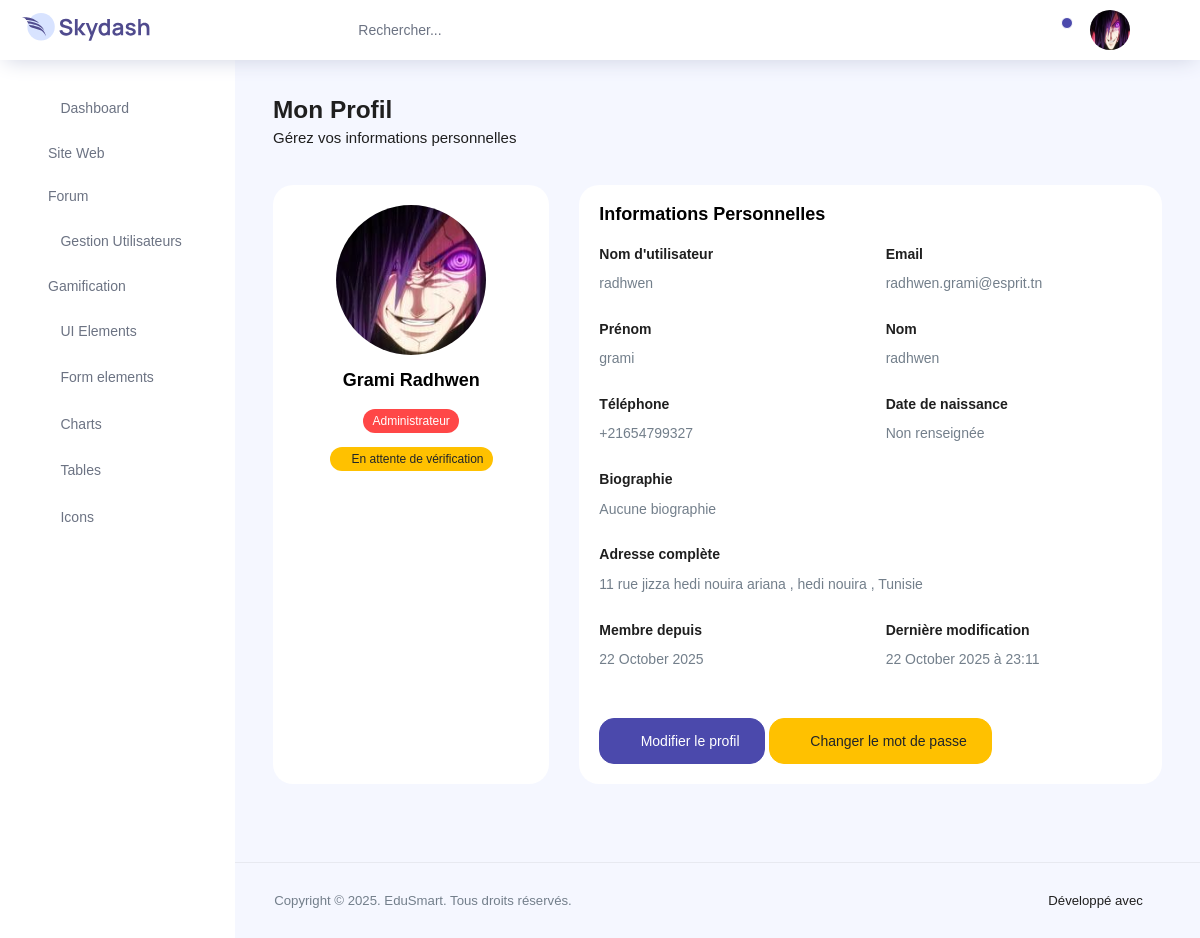
Before: /accounts/profile/ (signed in) with the older database file.
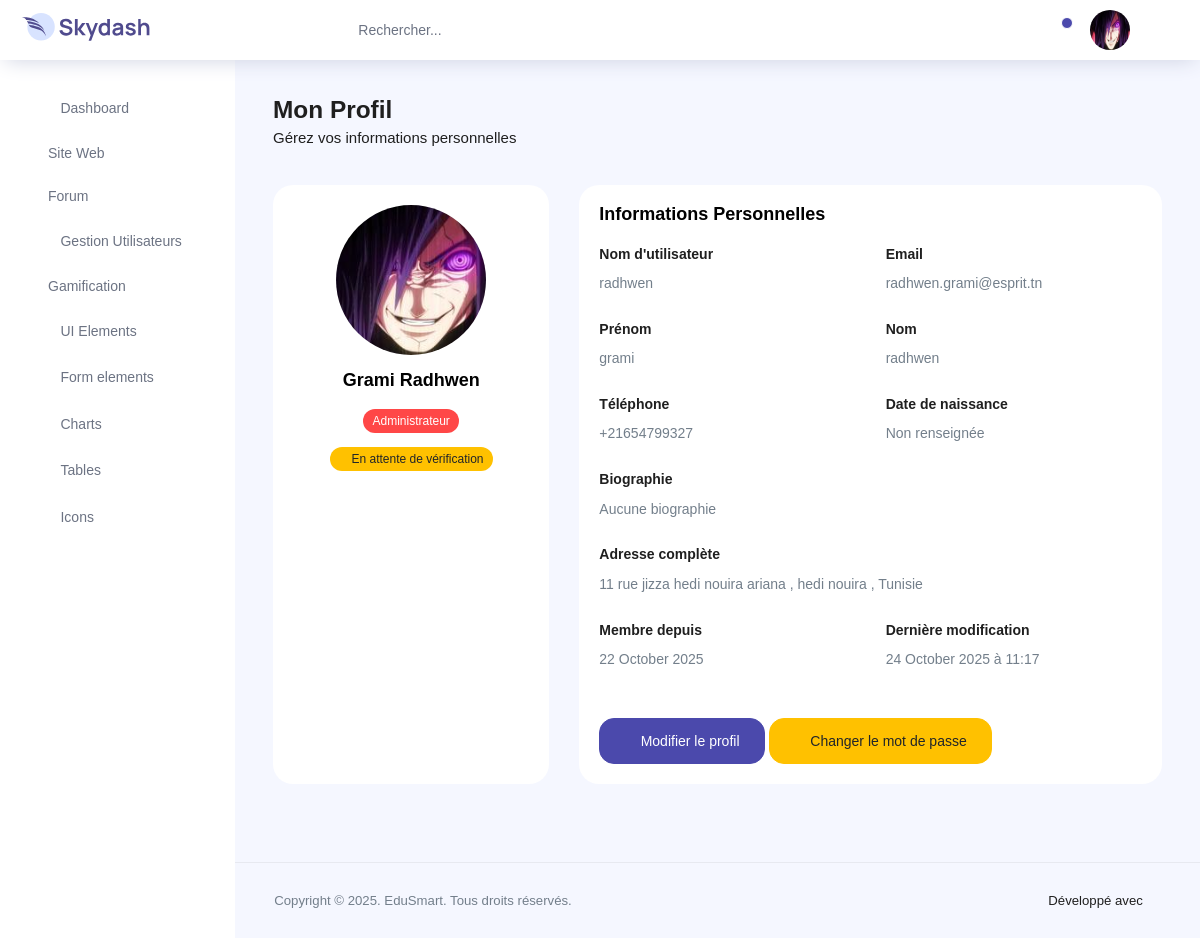
After: the same page with the newer database file.
### accounts/models.py (models this page shows, shortened)
class CustomUser(AbstractUser):
    USER_TYPE_CHOICES = [
        ('student', 'Étudiant'),
        ('teacher', 'Enseignant'),
        ('admin', 'Administrateur'),
    ]
    user_type = models.CharField(
        max_length=10,
        choices=USER_TYPE_CHOICES,
        default='student',
        verbose_name='Type d\'utilisateur'
    )
    phone_regex = RegexValidator(
        regex=r'^\+?1?\d{9,15}$',
        message="Le numéro de téléphone doit être au format: '+999999999'. Jusqu'à 15 chiffres autorisés."
    )
    phone_number = models.CharField(
        validators=[phone_regex],
        max_length=17,
        blank=True,
        verbose_name='Numéro de téléphone'
    )
    date_of_birth = models.DateField(
        null=True,
        blank=True,
        verbose_name='Date de naissance'
    )
    profile_picture = models.ImageField(
        upload_to='profile_pics/',
        blank=True,
        null=True,
        verbose_name='Photo de profil'
    )
    bio = models.TextField(
        max_length=500,
        blank=True,
        verbose_name='Biographie'
    )
    address = models.CharField(
        max_length=255,
        blank=True,
        verbose_name='Adresse'
    )
    city = models.CharField(
        max_length=100,
        blank=True,
        verbose_name='Ville'
    )
    country = models.CharField(
        max_length=100,
        blank=True,
        verbose_name='Pays'
    )
    is_verified = models.BooleanField(
        default=False,
        verbose_name='Compte vérifié'
    )
    created_at = models.DateTimeField(
        auto_now_add=True,
        verbose_name='Date de création'
    )
    updated_at = models.DateTimeField(
        auto_now=True,
        verbose_name='Dernière modification'
    )
    class Meta:
        verbose_name = 'Utilisateur'
        verbose_name_plural = 'Utilisateurs'
        ordering = ['-created_at']
    @property
    def full_name(self):
        return f"{self.first_name} {self.last_name}".strip()

### accounts/views.py (the view)
# urls.py: path('profile/', views.profile_view, name='profile'),
@login_required
def profile_view(request, pk=None):
    if pk:
        profile_user = get_object_or_404(User, pk=pk)
    else:
        profile_user = request.user
    context = {
        'profile_user': profile_user,
        'is_own_profile': profile_user == request.user,
    }
    if request.user.user_type == 'admin':
        if not pk:
            return render(request, 'accounts/admin_profile.html', context)
        else:
            return render(request, 'accounts/admin_profile_detail.html', context)
    return render(request, 'accounts/profile.html', context)

### accounts/templates/accounts/admin_profile.html (shortened to what the changed rows need)
{% extends 'base_admin.html' %}
{% load static %}
{% block content %}
<div class="row">
  <div class="col-md-4 grid-margin stretch-card">
    <div class="card">
      <div class="card-body">
        <div class="text-center">
          {% if user.profile_picture %}
            <img src="{{ user.profile_picture.url }}" alt="Profile" class="rounded-circle mb-3" style="width: 150px; height: 150px; object-fit: cover;">
          {% else %}
            <img src="{% static 'images/faces/face28.jpg' %}" alt="Profile" class="rounded-circle mb-3" style="width: 150px; height: 150px; object-fit: cover;">
          {% endif %}
          <h4 class="card-title">{{ user.full_name|default:user.username }}</h4>
          <p class="card-description">
            <span class="badge badge-{% if user.user_type == 'admin' %}danger{% elif user.user_type == 'teacher' %}warning{% else %}info{% endif %}">
              {{ user.get_user_type_display }}
            </span>
          </p>
          {% if user.is_verified %}
            <span class="badge badge-success"><i class="ti-check"></i> Compte vérifié</span>
          {% else %}
            <span class="badge badge-warning"><i class="ti-time"></i> En attente de vérification</span>
          {% endif %}
        </div>
      </div>
    </div>
  </div>
  <div class="col-md-8 grid-margin stretch-card">
    <div class="card">
      <div class="card-body">
        <div class="row">
          <div class="col-md-6">
            <div class="form-group">
              <label><strong>Nom d'utilisateur</strong></label>
              <p class="text-muted">{{ user.username }}</p>
            </div>
          </div>
          <div class="col-md-6">
            <div class="form-group">
              <label><strong>Email</strong></label>
              <p class="text-muted">{{ user.email }}</p>
            </div>
          </div>
        </div>
        <div class="row">
          <div class="col-md-6">
            <div class="form-group">
              <label><strong>Prénom</strong></label>
              <p class="text-muted">{{ user.first_name|default:"Non renseigné" }}</p>
            </div>
          </div>
          <div class="col-md-6">
            <div class="form-group">
              <label><strong>Nom</strong></label>
              <p class="text-muted">{{ user.last_name|default:"Non renseigné" }}</p>
            </div>
          </div>
        </div>
        <div class="row">
          <div class="col-md-6">
            <div class="form-group">
              <label><strong>Téléphone</strong></label>
              <p class="text-muted">{{ user.phone_number|default:"Non renseigné" }}</p>
            </div>
          </div>
          <div class="col-md-6">
            <div class="form-group">
              <label><strong>Date de naissance</strong></label>
              <p class="text-muted">{{ user.date_of_birth|default:"Non renseignée" }}</p>
            </div>
          </div>
        </div>
        <div class="form-group">
          <label><strong>Biographie</strong></label>
          <p class="text-muted">{{ user.bio|default:"Aucune biographie" }}</p>
        </div>
        <div class="row">
          <div class="col-md-12">
            <div class="form-group">
              <label><strong>Adresse complète</strong></label>
              <p class="text-muted">
                {% if user.address %}
                  {{ user.address }}
                  {% if user.city %}, {{ user.city }}{% endif %}
                  {% if user.country %}, {{ user.country }}{% endif %}
                {% else %}
                  Non renseignée
                {% endif %}
              </p>
            </div>
          </div>
        </div>
        <div class="row">
          <div class="col-md-6">
            <div class="form-group">
              <label><strong>Membre depuis</strong></label>
              <p class="text-muted">{{ user.created_at|date:"d F Y" }}</p>
            </div>
          </div>
          <div class="col-md-6">
            <div class="form-group">
              <label><strong>Dernière modification</strong></label>
              <p class="text-muted">{{ user.updated_at|date:"d F Y à H:i" }}</p>
            </div>
          </div>
        </div>
      </div>
    </div>
  </div>
</div>
{% endblock %}

### template_back/templates/base_admin.html (shortened to what the changed rows need)
{% load static %}
<!DOCTYPE html>
<html lang="fr">
<head>
  <link rel="stylesheet" href="{% static 'vendors/feather/feather.css' %}">
  <link rel="stylesheet" href="{% static 'vendors/ti-icons/css/themify-icons.css' %}">
  <link rel="stylesheet" href="{% static 'vendors/css/vendor.bundle.base.css' %}">
  <link rel="stylesheet" href="{% static 'vendors/datatables.net-bs4/dataTables.bootstrap4.css' %}">
  <link rel="stylesheet" href="{% static 'vendors/ti-icons/css/themify-icons.css' %}">
  <link rel="stylesheet" type="text/css" href="{% static 'js/select.dataTables.min.css' %}">
  <link rel="stylesheet" href="{% static 'css/vertical-layout-light/style.css' %}">
</head>
<body>
  <div class="container-scroller">
    <nav class="navbar col-lg-12 col-12 p-0 fixed-top d-flex flex-row">
      <div class="navbar-menu-wrapper d-flex align-items-center justify-content-end">
        <ul class="navbar-nav navbar-nav-right">
          <li class="nav-item nav-profile dropdown">
            <a class="nav-link dropdown-toggle" href="#" data-toggle="dropdown" id="profileDropdown">
              {% if user.profile_picture %}
                <img src="{{ user.profile_picture.url }}" alt="profile"/>
              {% else %}
                <img src="{% static 'images/faces/face28.jpg' %}" alt="profile"/>
              {% endif %}
            </a>
          </li>
        </ul>
      </div>
    </nav>
    <div class="container-fluid page-body-wrapper">
      <div class="main-panel">
        <div class="content-wrapper">
          {% block content %}
          {% endblock %}
        </div>
      </div>
    </div>
  </div>
</body>
</html>

Changed rows visible on the page:
changed CustomUser "Grami Radhwen": updated_at "22 October 2025 à 23:11" → "24 October 2025 à 11:17"
